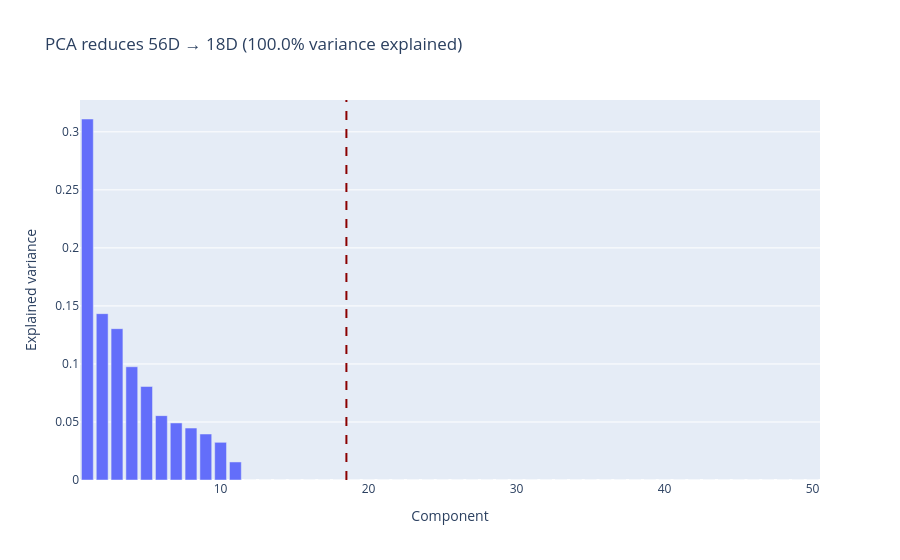

This figure's notebook cell:
### Code cell
pca_plot_cut = kairo.plot_pca_variances(pca, cut_component=18)
pca_plot_cut.show()

### Figure 1 — Plotly figure (JSON) as saved in the notebook; plotly's stock layout.template omitted (floating-point values rounded to 4 significant figures)
{"data": [{"hovertemplate": "Component=%{x}<br>Explained variance=%{y}<extra></extra>", "legendgroup": "", "marker": {"color": "#636efa", "pattern": {"shape": ""}}, "name": "", "orientation": "v", "showlegend": false, "textposition": "auto", "type": "bar", "x": [1, 2, 3, 4, 5, 6, 7, 8, 9, 10, 11, 12, 13, 14, 15, 16, 17, 18, 19, 20, 21, 22, 23, 24, 25, 26, 27, 28, 29, 30, 31, 32, 33, 34, 35, 36, 37, 38, 39, 40, 41, 42, 43, 44, 45, 46, 47, 48, 49, 50], "xaxis": "x", "y": [0.3111, 0.1433, 0.1304, 0.09758, 0.08058, 0.05546, 0.04916, 0.04478, 0.03963, 0.03247, 0.01554, 1.501e-14, 5.606e-15, 3.622e-15, 9.881e-16, 8.589e-16, 4.889e-17, 3.957e-17, 2.202e-17, 2.02e-17, 1.732e-17, 1.238e-17, 8.571e-18, 3.936e-18, 7.292e-19, 1.202e-33, 4.304e-34, 0.0, 0.0, 0.0, 0.0, 0.0, 0.0, 0.0, 0.0, 0.0, 0.0, 0.0, 0.0, 0.0, 0.0, 0.0, 0.0, 0.0, 0.0, 0.0, 0.0, 0.0, 0.0, 0.0], "yaxis": "y"}], "layout": {"barmode": "relative", "legend": {"tracegroupgap": 0}, "shapes": [{"line": {"color": "darkred", "dash": "dash"}, "type": "line", "x0": 18.5, "x1": 18.5, "xref": "x", "y0": 0, "y1": 1, "yref": "y domain"}], "title": {"text": "PCA reduces 56D → 18D (100.0% variance explained)"}, "xaxis": {"anchor": "y", "domain": [0, 1], "title": {"text": "Component"}}, "yaxis": {"anchor": "x", "domain": [0, 1], "title": {"text": "Explained variance"}}}}
